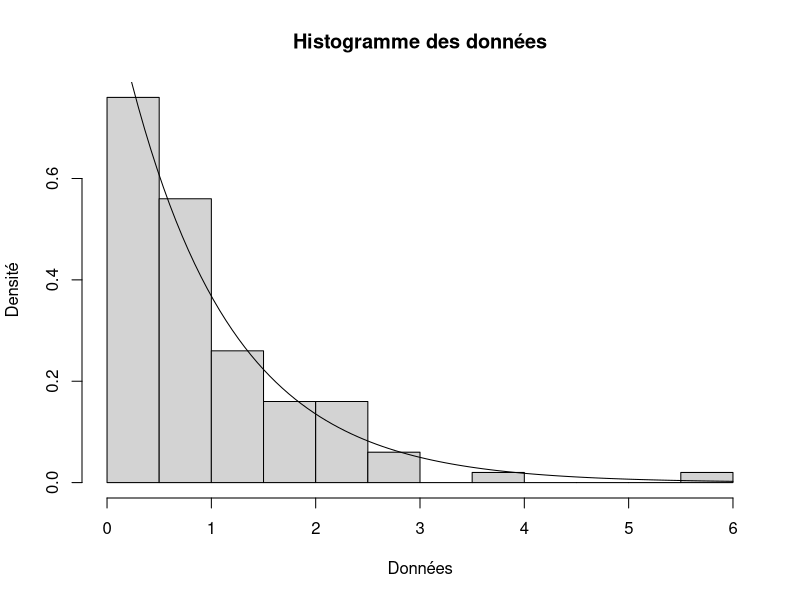

The R source for this figure:
## ---- chunk 1
data <-  rexp(100, 1)

coef_asymetrie <- function(x){
    mu <- mean(x)
    sd <- sd(x)
    mean((x - mu)^3) / sd^3 
}

estimateur_coef_asymetrie <- coef_asymetrie(data)

hist(data, probability = TRUE,
     main = "Histogramme des données",
     ylab = "Densité",
     xlab = "Données");curve(dexp(x,1), add = TRUE)
## ---- chunk 2
teta <- mean(data)
echantillion <- lapply(1:50, function(i) rexp(100, teta))
coef_asymetrie_simul <- sapply(1:50, function(i) coef_asymetrie(echantillion[[i]]) )

moyenne_coef_asymetrie <- mean(coef_asymetrie_simul)
variance_coef_asymetrie <- sum((coef_asymetrie_simul - moyenne_coef_asymetrie)^2) / (length(coef_asymetrie_simul)-1)
variance_coef_asymetrie_modifie <- var(coef_asymetrie_simul)

IC_coef_asymetrie <- cbind(estimateur_coef_asymetrie - qnorm(0.975) * sqrt(variance_coef_asymetrie),
              estimateur_coef_asymetrie + qnorm(0.975) * sqrt(variance_coef_asymetrie))
## ---- chunk 3
k <- c(0.25, 0.35, 0.5, 0.6, 0.75, 0.85)
fonction_percentile <- function(x) -log(1-x)
limite_u <- sapply(k, function(i) fonction_percentile(i))

Estimateur_Esperance_limite <- sapply(1:length(limite_u), function(u) mean(sapply(1:100, function(i) min(data[i], limite_u[u]))))   
## ---- chunk 4
resultats <- data.frame("Percentile" = k, "Limite u" = limite_u, "Espérance limitée" = Estimateur_Esperance_limite)
resultats
## ---- chunk 5
teta <- mean(data)
echantillion <- lapply(1:50, function(i) rexp(100, teta))
Esperance_limite_simul <- sapply(c(3,5), function(u) 
                                sapply(1:50, function(j) 
                                    mean(sapply(1:100, function(i) 
                                        min(echantillion[[j]][i], limite_u[u])))))

moyenne_Esperance_limite_simul <- sapply(1:2, function(i) mean(Esperance_limite_simul[,i]))
variance_Esperance_limite_simul <- sapply(1:2, function(i) sum((Esperance_limite_simul[,i] - moyenne_Esperance_limite_simul[i])^2) / (length(Esperance_limite_simul[,i])-1))
variance_Esperance_limite_simul_modifie <- sapply(1:2, function(i) var(Esperance_limite_simul[,i]))

resultats_b <- data.frame("Percentile" = c(k[3], k[5]), "Limite u" = c(limite_u[3], limite_u[5]), "Espérance limité" = moyenne_Esperance_limite_simul, "Variance" = variance_Esperance_limite_simul_modifie)

Est_Esperance_limite <- rep(0,2)
Est_Esperance_limite[1] <- Estimateur_Esperance_limite[3]
Est_Esperance_limite[2] <- Estimateur_Esperance_limite[5]

IC_Esperance_limite_simul <- lapply(1:2, function(i) 
                                cbind(Est_Esperance_limite[i] - qnorm(0.975) * sqrt(variance_Esperance_limite_simul[i]),
                                    Est_Esperance_limite[i] + qnorm(0.975) * sqrt(variance_Esperance_limite_simul[i])))
## ---- chunk 6
data
